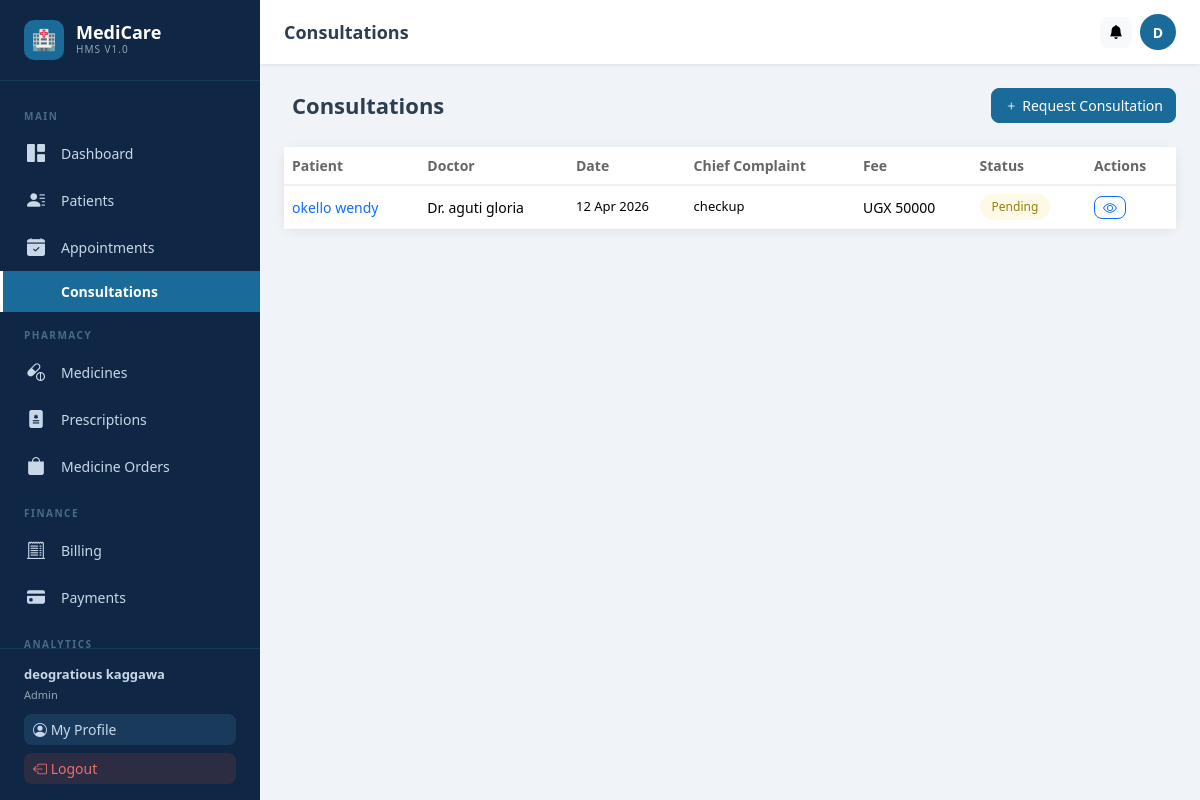
Screenshot of /appointments/consultations/ (signed in) with the database file from the repository.
### users/models.py (models this page shows, shortened)
class User(AbstractUser):
    ROLE_CHOICES = [
        ('admin', 'Admin'),
        ('doctor', 'Doctor'),
        ('nurse', 'Nurse'),
        ('patient', 'Patient'),
    ]
    role = models.CharField(max_length=20, choices=ROLE_CHOICES, default='patient')
    phone = models.CharField(max_length=20, blank=True)
    profile_pic = models.ImageField(upload_to='profiles/', blank=True, null=True)
    is_approved = models.BooleanField(default=True)
    created_at = models.DateTimeField(auto_now_add=True)

### appointments/models.py (models this page shows, shortened)
class Consultation(models.Model):
    STATUS_CHOICES = [('Pending','Pending'),('In Progress','In Progress'),('Completed','Completed'),('Cancelled','Cancelled')]
    patient = models.ForeignKey(Patient, on_delete=models.CASCADE, related_name='consultations')
    doctor = models.ForeignKey(User, on_delete=models.SET_NULL, null=True, related_name='consultations', limit_choices_to={'role':'doctor'})
    date = models.DateTimeField(auto_now_add=True)
    chief_complaint = models.TextField()
    diagnosis = models.TextField(blank=True)
    treatment_plan = models.TextField(blank=True)
    status = models.CharField(max_length=20, choices=STATUS_CHOICES, default='Pending')
    fee = models.DecimalField(max_digits=10, decimal_places=2, default=settings.CONSULTATION_FEE)
    notes = models.TextField(blank=True)
    follow_up_date = models.DateField(null=True, blank=True)
    class Meta: ordering = ['-date']

### patients/models.py (models this page shows, shortened)
class Patient(models.Model):
    BLOOD_TYPES = [('A+','A+'),('A-','A-'),('B+','B+'),('B-','B-'),('AB+','AB+'),('AB-','AB-'),('O+','O+'),('O-','O-')]
    STATUS_CHOICES = [('Active','Active'),('Discharged','Discharged'),('Transferred','Transferred'),('Deceased','Deceased')]
    GENDER_CHOICES = [('Male','Male'),('Female','Female'),('Other','Other')]
    user = models.OneToOneField(User, on_delete=models.SET_NULL, null=True, blank=True, related_name='patient_profile')
    name = models.CharField(max_length=200)
    age = models.IntegerField(default=0)
    gender = models.CharField(max_length=10, choices=GENDER_CHOICES, default='Male')
    phone = models.CharField(max_length=20, blank=True)
    address = models.TextField(blank=True)
    blood_type = models.CharField(max_length=5, choices=BLOOD_TYPES, blank=True)
    admission_date = models.DateField(auto_now_add=True)
    status = models.CharField(max_length=20, choices=STATUS_CHOICES, default='Active')
    emergency_contact = models.CharField(max_length=200, blank=True)
    emergency_phone = models.CharField(max_length=20, blank=True)
    allergies = models.TextField(blank=True)
    notes = models.TextField(blank=True)
    assigned_doctor = models.ForeignKey(User, on_delete=models.SET_NULL, null=True, blank=True, related_name='doctor_patients', limit_choices_to={'role': 'doctor'})
    created_at = models.DateTimeField(auto_now_add=True)
    updated_at = models.DateTimeField(auto_now=True)

### appointments/views.py (the view)
# urls.py: path('consultations/', views.consultation_list, name='consultation_list'),
@login_required
def consultation_list(request):
    user = request.user
    consults = Consultation.objects.select_related('patient','doctor').all()
    if user.role == 'doctor': consults = consults.filter(doctor=user)
    elif user.role == 'patient':
        try: consults = consults.filter(patient=user.patient_profile)
        except: consults = consults.none()
    return render(request, 'appointments/consultation_list.html', {'consultations': consults})

### notifications/context_processors.py (called while the page is built)
def unread_notifications(request):
    if request.user.is_authenticated:
        from notifications.models import Notification
        count = Notification.objects.filter(recipient=request.user, is_read=False).count()
        return {'unread_notification_count': count}
    return {'unread_notification_count': 0}

### templates/appointments/consultation_list.html (shortened to what this page needs)
{% extends 'base.html' %}
{% block page_title %}Consultations{% endblock %}
{% block content %}
<div class="page-header">
  <h1>Consultations</h1>
  <a href="{% url 'appointments:consultation_create' %}" class="btn btn-primary"><i class="bi bi-plus me-1"></i>Request Consultation</a>
</div>
<div class="card"><div class="table-responsive">
  <table class="table table-hover mb-0">
    <thead><tr><th>Patient</th><th>Doctor</th><th>Date</th><th>Chief Complaint</th><th>Fee</th><th>Status</th><th>Actions</th></tr></thead>
    <tbody>
    {% for c in consultations %}
    <tr>
      <td><a href="{% url 'patients:patient_detail' c.patient.pk %}" style="text-decoration:none;font-weight:500">{{ c.patient.name }}</a></td>
      <td>Dr. {{ c.doctor.get_full_name|default:"—" }}</td>
      <td style="white-space:nowrap;font-size:13px">{{ c.date|date:"d M Y" }}</td>
      <td style="max-width:180px;font-size:13px">{{ c.chief_complaint|truncatechars:60 }}</td>
      <td>UGX {{ c.fee|floatformat:0 }}</td>
      <td><span class="badge-pill status-{{ c.status|lower }}">{{ c.status }}</span></td>
      <td><a href="{% url 'appointments:consultation_detail' c.pk %}" class="btn btn-sm btn-outline-primary py-0 px-2"><i class="bi bi-eye"></i></a></td>
    </tr>
    {% empty %}<tr><td colspan="7" class="text-center py-5 text-muted">No consultations found.</td></tr>
    {% endfor %}
    </tbody>
  </table>
</div></div>
{% endblock %}

### templates/base.html (shortened to what this page needs)
<!DOCTYPE html>
<html lang="en">
<head>
{% load static %}
<link href="https://cdn.jsdelivr.net/npm/bootstrap@5.3.2/dist/css/bootstrap.min.css" rel="stylesheet">
<link href="https://cdn.jsdelivr.net/npm/bootstrap-icons@1.11.3/font/bootstrap-icons.min.css" rel="stylesheet">
</head>
<body>
{% if user.is_authenticated %}
<aside class="sidebar" id="sidebar">
  <a href="{% url 'users:dashboard' %}" class="sidebar-brand">
    <div class="logo-icon">🏥</div>
    <div><div class="logo-text">MediCare</div><div class="logo-sub">HMS v1.0</div></div>
  </a>
  <nav class="sidebar-nav">
    <div class="nav-section-title">Main</div>
    <a href="{% url 'users:dashboard' %}" class="nav-link {% if request.resolver_match.url_name == 'dashboard' %}active{% endif %}">
      <i class="bi bi-grid-1x2-fill"></i> Dashboard
    </a>
    {% if user.role != 'patient' %}
    <a href="{% url 'patients:patient_list' %}" class="nav-link {% if 'patients' in request.path %}active{% endif %}">
      <i class="bi bi-person-lines-fill"></i> Patients
    </a>
    {% endif %}
    <a href="{% url 'appointments:appointment_list' %}" class="nav-link {% if 'appointments' in request.path and 'consultations' not in request.path %}active{% endif %}">
      <i class="bi bi-calendar-check-fill"></i> Appointments
    </a>
    <a href="{% url 'appointments:consultation_list' %}" class="nav-link {% if 'consultations' in request.path %}active{% endif %}">
       Consultations
    </a>
    <div class="nav-section-title">Pharmacy</div>
    <a href="{% url 'pharmacy:medicine_list' %}" class="nav-link {% if 'pharmacy' in request.path and 'prescriptions' not in request.path and 'orders' not in request.path %}active{% endif %}">
      <i class="bi bi-capsule-pill"></i> Medicines
    </a>
    <a href="{% url 'pharmacy:prescription_list' %}" class="nav-link {% if 'prescriptions' in request.path %}active{% endif %}">
      <i class="bi bi-file-medical-fill"></i> Prescriptions
    </a>
    {% if user.role == 'patient' or user.role == 'admin' %}
    <a href="{% url 'pharmacy:order_list' %}" class="nav-link {% if 'orders' in request.path %}active{% endif %}">
      <i class="bi bi-bag-fill"></i> Medicine Orders
    </a>
    {% endif %}
    <div class="nav-section-title">Finance</div>
    <a href="{% url 'billing:bill_list' %}" class="nav-link {% if 'billing' in request.path %}active{% endif %}">
      <i class="bi bi-receipt-cutoff"></i> Billing
    </a>
    <a href="{% url 'payments:payment_list' %}" class="nav-link {% if 'payments' in request.path %}active{% endif %}">
      <i class="bi bi-credit-card-fill"></i> Payments
    </a>
    {% if user.role == 'admin' or user.role == 'doctor' %}
    <div class="nav-section-title">Analytics</div>
    {% endif %}
  </nav>
  <div class="sidebar-footer">
    <div style="color:#c8d8e8;font-size:13px;margin-bottom:10px">
      <strong>{{ user.get_full_name|default:user.username }}</strong><br>
      <span style="opacity:.7;font-size:11px;text-transform:capitalize">{{ user.role }}</span>
    </div>
    <a href="{% url 'users:profile' %}" class="btn btn-sm mb-2" style="background:#1a3a5c;color:#c8d8e8;width:100%;text-align:left">
      <i class="bi bi-person-circle"></i> My Profile
    </a>
    <a href="{% url 'users:logout' %}" class="btn btn-sm" style="background:#e74c3c22;color:#e87070;width:100%;text-align:left">
      <i class="bi bi-box-arrow-left"></i> Logout
    </a>
  </div>
</aside>
<div class="topbar">
  <span class="page-title">{% block page_title %}Dashboard{% endblock %}</span>
  <div class="topbar-actions">
    <a href="{% url 'notifications:notification_list' %}" class="btn btn-light btn-sm position-relative" title="Notifications">
      <i class="bi bi-bell-fill"></i>
    </a>
    <a href="{% url 'users:profile' %}" class="topbar-avatar" title="My Profile">
      {{ user.first_name|first|upper|default:user.username|first|upper }}
    </a>
  </div>
</div>
<main class="main-wrapper">
{% endif %}
  {% block content %}{% endblock %}
{% if user.is_authenticated %}</main>{% endif %}
</body>
</html>

### templates/base.html (style rules this page uses)
:root { --primary:#1a6b9a;--primary-dark:#134f73;--primary-light:#e8f4fd; --sidebar-w:260px;--sidebar-bg:#0f2744;--sidebar-text:#c8d8e8; --sidebar-hover:#1a3a5c;--sidebar-active:#1a6b9a; --topbar-h:64px;--body-bg:#f0f4f8;--card-shadow:0 2px 12px rgba(0,0,0,.08); }
body { background:var(--body-bg);font-family:'Segoe UI',system-ui,sans-serif;margin:0;overflow-x:hidden }
.sidebar { position:fixed;top:0;left:0;height:100vh;width:var(--sidebar-w);background:var(--sidebar-bg);z-index:1000;display:flex;flex-direction:column;transition:transform .3s ease }
.sidebar-brand { padding:20px 24px;border-bottom:1px solid #1a3a5c;display:flex;align-items:center;gap:12px;color:#fff;text-decoration:none }
.sidebar-brand .logo-icon { width:40px;height:40px;background:var(--primary);border-radius:10px;display:flex;align-items:center;justify-content:center;font-size:20px;flex-shrink:0 }
.sidebar-brand .logo-text { font-size:18px;font-weight:700;line-height:1.1 }
.sidebar-brand .logo-sub { font-size:10px;color:var(--sidebar-text);opacity:.7;letter-spacing:1px;text-transform:uppercase }
.sidebar-nav { flex:1;overflow-y:auto;padding:12px 0 }
.nav-section-title { font-size:10px;font-weight:600;color:#4a6a8a;text-transform:uppercase;letter-spacing:1.5px;padding:16px 24px 6px }
.nav-link { display:flex;align-items:center;gap:12px;padding:10px 24px;color:var(--sidebar-text);text-decoration:none;font-size:14px;transition:all .2s;border-left:3px solid transparent }
.nav-link.active { background:var(--sidebar-active);color:#fff;border-left-color:#fff;font-weight:600 }
.nav-link .bi { font-size:18px;flex-shrink:0;width:22px }
.sidebar-footer { padding:16px 24px;border-top:1px solid #1a3a5c }
.topbar { position:fixed;top:0;left:var(--sidebar-w);right:0;height:var(--topbar-h);background:#fff;box-shadow:0 1px 4px rgba(0,0,0,.08);z-index:999;display:flex;align-items:center;padding:0 24px;gap:16px }
.topbar .page-title { font-size:18px;font-weight:600;color:#2c3e50;flex:1 }
.topbar .topbar-actions { display:flex;align-items:center;gap:8px }
.topbar-avatar { width:36px;height:36px;border-radius:50%;background:var(--primary);color:#fff;display:flex;align-items:center;justify-content:center;font-weight:600;font-size:14px;text-decoration:none }
.main-wrapper { margin-left:var(--sidebar-w);margin-top:var(--topbar-h);padding:24px;min-height:calc(100vh - var(--topbar-h)) }
.card { border:none;border-radius:12px;box-shadow:var(--card-shadow) }
.table { font-size:14px }
.table th { font-weight:600;color:#666;border-bottom:2px solid #f0f0f0;white-space:nowrap }
.table td { vertical-align:middle;border-color:#f8f8f8 }
.btn { border-radius:8px;font-size:14px;font-weight:500 }
.btn-primary { background:var(--primary);border-color:var(--primary) }
.page-header { display:flex;align-items:center;justify-content:space-between;margin-bottom:24px;flex-wrap:wrap;gap:12px }
.page-header h1 { font-size:22px;font-weight:700;color:#2c3e50;margin:0 }
.status-pending,.status-scheduled { background:#fef9e7;color:#9a7d0a }
.badge-pill { padding:4px 12px;border-radius:20px;font-size:12px;font-weight:500;display:inline-block }

### rows the page displays
User: get_full_name "deogratious kaggawa", role "Admin", first_name|first "D"
Consultation: patient.name "okello wendy", doctor.get_full_name "aguti gloria", date "12 Apr 2026", chief_complaint "checkup", fee "50000", status "Pending"
